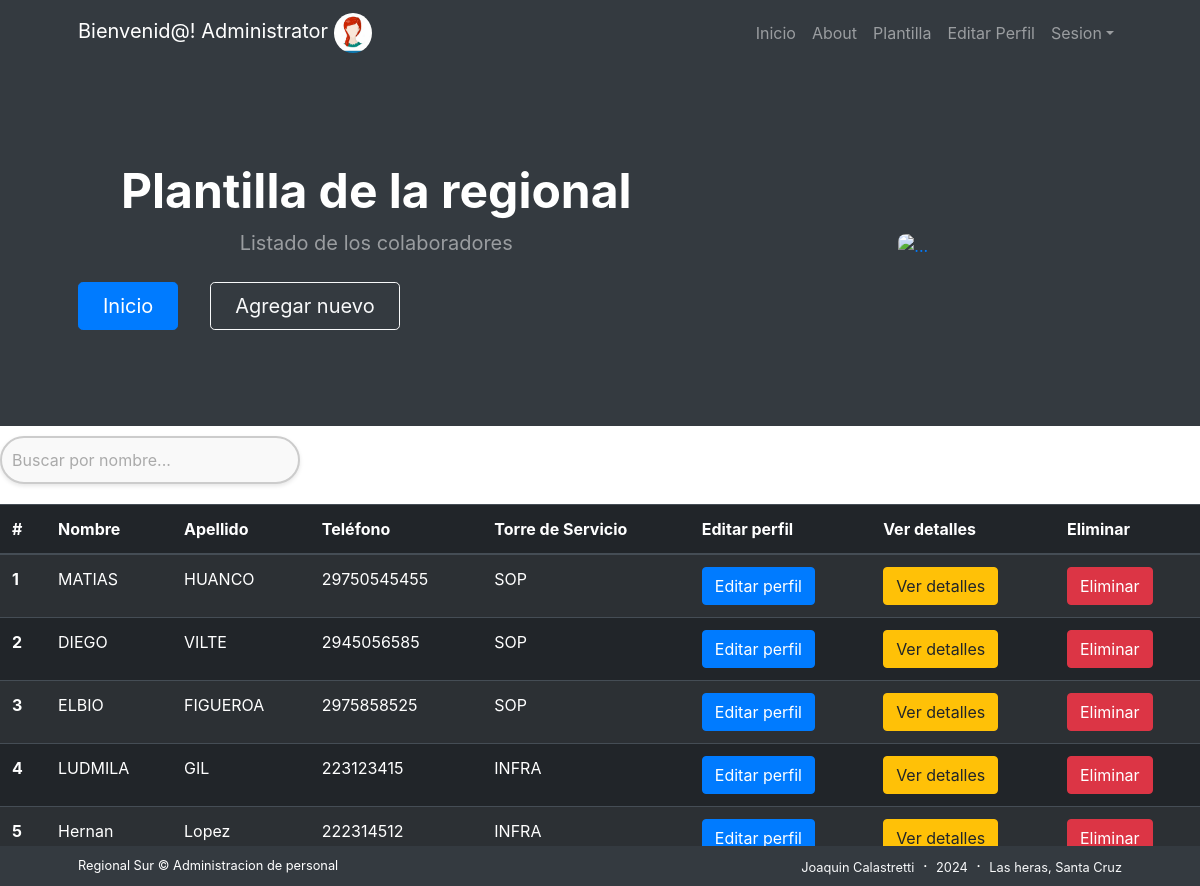
Page /empleados/lista (signed in) on the committed database.
### Users/models.py (models this page shows, shortened)
class Avatar(models.Model):
    user = models.OneToOneField(User, on_delete=models.CASCADE)
    imagen = models.ImageField(upload_to="avatares",null=True,blank=True)

### Colaboradores/models.py (models this page shows, shortened)
class Empleado(models.Model):
    legajo = models.IntegerField(null=False)
    estado = models.CharField(
        max_length=15,
        choices=[(k, v) for k, v in ESTADO_OPCIONES.items()],
    )
    zona = models.CharField(
        max_length=220,
        choices=[(k, v) for k, v in ZONA_OPCIONES.items()],null=True
    )
    nombre = models.CharField(max_length=100)
    apellido = models.CharField(max_length=100)
    dni = models.IntegerField(null=False,default=0)
    email = models.EmailField()
    num_telefono = models.IntegerField()
    fecha_ingreso = models.DateField(null=True)
    fecha_nacimiento = models.DateField(null=False)
    torre_servicio = models.CharField(
        max_length=220,
        choices=[(k, v) for k, v in TORRE_OPCIONES.items()],
    )
    puesto = models.CharField(max_length=100)
    convenio = models.CharField(
        max_length=2,
        choices=[(k, v) for k, v in CONVENIO_OPCIONES.items()],
    )

### Colaboradores/views.py (the view)
# urls.py: path("empleados/lista",views.EmpleadoList.as_view(),name="lista_empleados"),
class EmpleadoList(LoginRequiredMixin,ListView):
    model = Empleado
    context_object_name = "empleados"
    template_name = "lista_empleados.html"

### Templates/lista_empleados.html (shortened to what this page needs)
{% extends "Base.html" %}
{%load static%}
{%block header%}
<header class="bg-dark py-5">
    <div class="container px-5">
        <div class="row gx-5 align-items-center justify-content-center">
            <div class="col-lg-8 col-xl-7 col-xxl-6">
                <div class="my-5 text-center text-xl-start">
                    <h1 class="display-5 fw-bolder text-white mb-2">Plantilla de la regional</h1>
                    <p class="lead fw-normal text-white-50 mb-4">Listado de los colaboradores</p>
                    <div class="d-grid gap-3 d-sm-flex justify-content-sm-center justify-content-xl-start">
                        <a class="btn btn-primary btn-lg px-4 me-sm-3" href="{% url 'inicio'%}">Inicio</a>
                        <a class="btn btn-outline-light btn-lg px-4" href="{% url 'crear_empleado' %}">Agregar nuevo</a>
                    </div>
                </div>
            </div>
            <div class="col-xl-5 col-xxl-6 d-none d-xl-block text-center"><img class="img-fluid rounded-3 my-5" src="https://2.bp.blogspot.com/-SYGeCtU6jTA/VGJQTlz1v1I/AAAAAAAAF_8/zV-iomb9vlQ/s1600/Logo_Stefanini.png" alt="..." /></div>
        </div>
    </div>
</header>
{%endblock%}
{%block cambia%}
<input type="text" id="searchInput" placeholder="Buscar por nombre..." style="margin-bottom: 10px; margin-top:10px">
<table class="table table-striped table-dark" style="margin-top:10px">
    <thead>
      <tr>
        <th scope="col">#</th>
        <th scope="col">Nombre</th>
        <th scope="col">Apellido</th>
        <th scope="col">Teléfono</th>
        <th scope="col">Torre de Servicio</th>
        <th scope="col">Editar perfil </th>
        <th scope="col">Ver detalles </th>
        <th scope="col" >Eliminar </th>
      </tr>
    </thead>
    <tbody>
      {% for empleado in empleados %}
      <tr>
        <th scope="row">{{ forloop.counter }}</th>
        <td>{{ empleado.nombre }}</td>
        <td>{{ empleado.apellido }}</td>
        <td>{{ empleado.num_telefono }}</td>
        <td>{{ empleado.torre_servicio }}</td>
        <td><a href="{% url 'update_empleados' empleado.pk %}" class="btn btn-primary">Editar perfil</a></td>
        <td><a href="{% url 'detalle_empleados' empleado.pk %}" class="btn btn-warning">Ver detalles</a></td>
        <td><a href="{% url 'borrar_empleados' empleado.pk %}" class="btn btn-danger">Eliminar</a></td>
      </tr>
      {% endfor %}
    </tbody>
</table>
{%endblock%}

### Templates/Base.html (shortened to what this page needs)
<!DOCTYPE html>
{%load static%}
<html lang="en">
    <head>
        <link href="https://cdn.jsdelivr.net/npm/bootstrap-icons@1.5.0/font/bootstrap-icons.css" rel="stylesheet" />
        <link href="{% static 'css/styles.css' %}" rel="stylesheet" />
    </head>
    <body class="d-flex flex-column h-100">
        <main class="flex-shrink-0">
            <nav class="navbar navbar-expand-lg navbar-dark bg-dark">
                <div class="container px-5">
                    {%if request.user.is_authenticated%}
                    <a class="navbar-brand " > Bienvenid@! {{request.user.username}} <img class ="rounded-circle"src="{{request.user.avatar.imagen.url}}"height="40px"> </a>
                    {%endif%}
                    <div class="collapse navbar-collapse" id="navbarSupportedContent">
                        <ul class="navbar-nav ms-auto mb-2 mb-lg-0">
                            <li class="nav-item"><a class="nav-link" href="{% url "inicio" %}">Inicio</a></li>
                            <li class="nav-item"><a class="nav-link" href="{% url "about" %}">About</a></li>
                            {% if request.user.is_superuser %}
                                <li class="nav-item"><a class="nav-link" href="{% url 'lista_empleados' %}">Plantilla</a></li>
                                <li class="nav-item"><a class="nav-link" href="{% url 'EditarPerfil' %}">Editar Perfil</a></li>
                            {% endif %}
                            <li class="nav-item dropdown">
                                <a class="nav-link dropdown-toggle" id="navbarDropdownPortfolio" href="#" role="button" data-bs-toggle="dropdown" aria-expanded="false">Sesion</a>
                            </li>
                        </ul>
                    </div>
                </div>
            </nav>
          {%block header%}{%endblock%}
            {% block cambia %}{% endblock   %}
        {%block footer%}
        <footer class="bg-dark py-2 mt-auto" style="position: fixed; bottom: 0; width: 100%; margin-left: 0 !important; margin-bottom: 0px;">
            <div class="container px-5">
                <div class="row align-items-center justify-content-between flex-column flex-sm-row">
                    <div class="col-auto"><div class="small m-0 text-white">Regional Sur &copy; Administracion de personal</div></div>
                    <div class="col-auto">
                        <a class="link-light small" >Joaquin Calastretti</a>
                        <span class="text-white mx-1">&middot;</span>
                        <a class="link-light small" >2024</a>
                        <span class="text-white mx-1">&middot;</span>
                        <a class="link-light small" >Las heras, Santa Cruz</a>
                    </div>
                </div>
            </div>
        </footer>
        {%endblock%}
        <link href="https://stackpath.bootstrapcdn.com/bootstrap/4.5.2/css/bootstrap.min.css" rel="stylesheet">
    </body>
</html>

### Templates/lista_empleados.html (style rules this page uses)
#searchInput { width: 300px; padding: 10px; border: 2px solid #ccc; border-radius: 25px; background-color: #f9f9f9; outline: none; box-shadow: 0 2px 4px rgba(0, 0, 0, 0.1); transition: border-color 0.3s ease; }
#searchInput::placeholder { color: #aaa; opacity: 1; margin-left: 10px; }

### rows in the picture
Empleado: nombre "MATIAS", apellido "HUANCO", num_telefono "29750545455", torre_servicio "SOP"
Empleado: nombre "DIEGO", apellido "VILTE", num_telefono "2945056585", torre_servicio "SOP"
Empleado: nombre "ELBIO", apellido "FIGUEROA", num_telefono "2975858525", torre_servicio "SOP"
Empleado: nombre "LUDMILA", apellido "GIL", num_telefono "223123415", torre_servicio "INFRA"
Empleado: nombre "Hernan", apellido "Lopez", num_telefono "222314512", torre_servicio "INFRA"

### other values in the picture
{{ request.user.username }} "Administrator"
